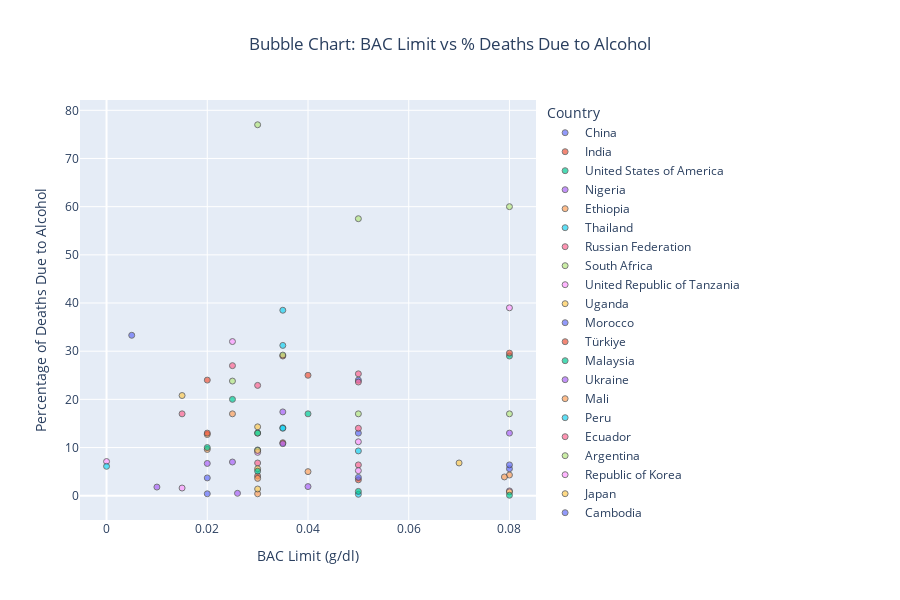
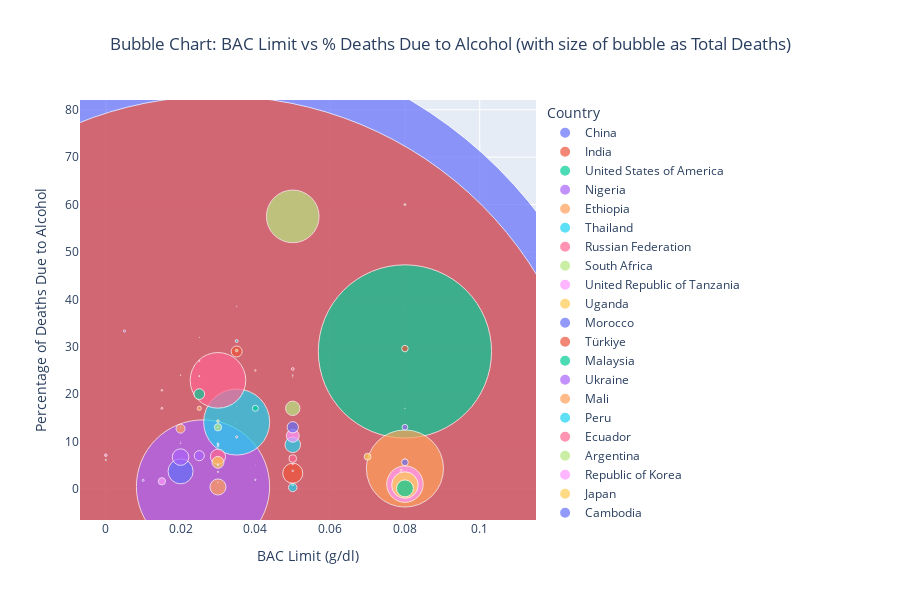

Write notebook code for charts like these, in order.
### Markdown cell above
### BAC vs Deaths

We now turn our attention to the **Blood Alcohol Concentration (BAC)** legal limit in each country. This is a key factor in drunk driving laws and can significantly impact road safety. The BAC legal limit is the maximum amount of alcohol a driver can have in their bloodstream while operating a vehicle. The lower the limit, the stricter the law.

One would expect that countries with lower BAC limits would have fewer deaths due to alcohol-related accidents. But is this the case?

We thus plotted each country as a bubble:
- X-axis: BAC legal limit in g/dl (lower = stricter?)
- Y-axis: % of deaths due to alcohol
- Bubble size: Same for one plot and Total traffic deaths for the other plot
- Bubble colour: Country name

### Code cell
# Bubble chart:
#X-axis: BAC limit (lower = stricter)
#Y-axis: % of deaths due to alcohol
#Size: total traffic deaths
#Color: Country

import plotly.express as px
import pandas as pd
import numpy as np

# Using % deaths due to alcohol from the previous dfap dataframe
# Using size of total traffic deaths from the dfe dataframe

# Using BAC limit from the df dataframe
# Filter the dataset for relevant types
dfbac = df[df['Type'].isin(['Blood Alcohol Concentration (BAC) limit for drivers'])]
# The data is in the form: - if there is no limit
# Of the form <0.05 g/dl if there is a limit (< can also be <=)
# There is no < or <= if limit is 0 g/dl
# Some are of the form: 0.00 - 0.08 g/dl

# We will use the upper limit for the BAC limit

def extract_value(value):
    if value == '-':
        value = np.nan
    elif '=' in value:
        value = value.split('=')[1].strip()
        value = value.replace('g/dl', '').replace(' ', '').replace(',', '')
    elif '<' in value:
        value = value.split('<')[1].strip()
        value = value.replace('g/dl', '').replace(' ', '').replace(',', '')
    elif '-' in value:
        value = value.split('-')[1].strip()
        value = value.replace('g/dl', '').replace(' ', '').replace(',', '')
    else:
        value = value.split(' ')[0].strip()
        value = value.replace('g/dl', '').replace(' ', '').replace(',', '')

    return float(value)

# Apply the function to the 'Blood Alcohol Concentration (BAC) limit for drivers' values
dfbac['Value'] = dfbac['Value'].apply(extract_value)
# Drop nan
dfbac.dropna(subset=['Value'], inplace=True)
# reset index
dfbac.reset_index(drop=True, inplace=True)
#display(dfbac.head())

# Create a pivot table to get the values for each country/region
pivot_table_bac = dfbac.pivot_table(index=['Country_Code', 'Country_Name'], columns='Type', values='Value', aggfunc='mean').reset_index()
#display(pivot_table_bac.head())  # Display the first few rows of the pivot table

# Merge the dataframes to get the BAC limit, % deaths due to alcohol and total traffic deaths in one dataframe
# Merge the dataframes on Country_Code and Country_Name

merged_df = pd.merge(pivot_table_ap, pivot_table_bac, on=['Country_Code', 'Country_Name'], how='inner')
merged_df = pd.merge(merged_df, pivot_table_e, on=['Country_Code', 'Country_Name'], how='inner')
display(merged_df.head())  # Display the first few rows of the merged dataframe

# Make the bubble chart using plotly express

# scale the size of the bubbles to be more manageable
merged_df['Scaled Deaths'] = merged_df['Estimated number of road traffic deaths'] / 1000

# Sort so that large bubbles go behind
merged_df = merged_df.sort_values('Scaled Deaths', ascending=False)
fig1 = px.scatter(
    merged_df,
    x='Blood Alcohol Concentration (BAC) limit for drivers',
    y='Attribution of road traffic deaths to alcohol (%)',
    #size='Scaled Deaths',  # scaled size
    color='Country_Name',  # each country gets a unique color
    hover_name='Country_Name',
    title='Bubble Chart: BAC Limit vs % Deaths Due to Alcohol',
    labels={
        'Blood Alcohol Concentration (BAC) limit for drivers': 'BAC Limit (g/dl)',
        'Attribution of road traffic deaths to alcohol (%)': 'Percentage of Deaths Due to Alcohol'
    },
    size_max=30,  # reduce max size
    height=600,
)

fig1.update_traces(marker=dict(sizemode='diameter', opacity=0.7, line_width=1))
fig1.update_layout(
    title_x=0.5,
    legend_title_text='Country',
    showlegend=True  # set True if you want a clickable color legend
)

fig1.show()

fig = px.scatter(
    merged_df,
    x='Blood Alcohol Concentration (BAC) limit for drivers',
    y='Attribution of road traffic deaths to alcohol (%)',
    size='Scaled Deaths',  # scaled size
    color='Country_Name',  # each country gets a unique color
    hover_name='Country_Name',
    title='Bubble Chart: BAC Limit vs % Deaths Due to Alcohol (with size of bubble as Total Deaths)',
    labels={
        'Blood Alcohol Concentration (BAC) limit for drivers': 'BAC Limit (g/dl)',
        'Attribution of road traffic deaths to alcohol (%)': 'Percentage of Deaths Due to Alcohol'
    },
    size_max=30,  # reduce max size
    height=600,
)

fig.update_traces(marker=dict(sizemode='diameter', opacity=0.7, line_width=1))
fig.update_layout(
    title_x=0.5,
    legend_title_text='Country',
    showlegend=True  # set True if you want a clickable color legend
)

fig.show()
